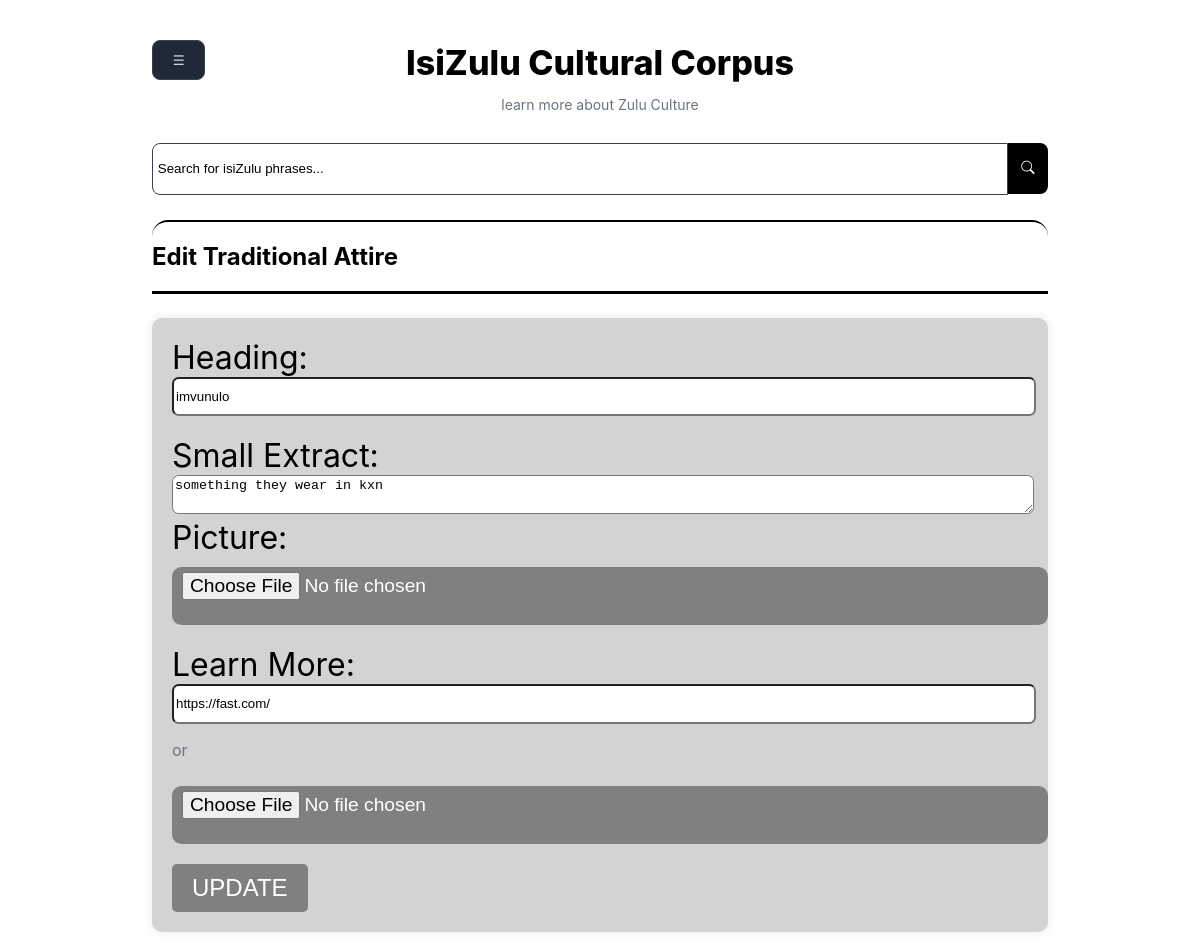
Page /profile/edit/attire/3/ (signed in) on the committed database.
### corpusapp/models.py (models this page shows, shortened)
class AttireBase(models.Model):
    user = models.ForeignKey(settings.AUTH_USER_MODEL, on_delete=models.CASCADE, null=True, blank=True)
    heading = models.CharField(max_length= 200)
    extract = models.TextField(max_length=700, blank=True)
    learnMore = models.URLField(max_length=200, blank=True, null=True)
    picture = models.ImageField(upload_to='corpusapp/user/categories/attire/')
    file = models.FileField(upload_to='corpusapp/user/categories/attire/files', blank=True, null=True)
    status = models.CharField(max_length=20, choices=STATUS_CHOICES, default='Pending')

### corpusapp/views.py (the view, shortened to what this page needs)
# urls.py: path('profile/edit/attire/<int:attire_id>/', views.editAttire, name='editAttire'),
@login_required
def editAttire(request, attire_id):
    if not request.user.is_authenticated:
        return redirect('login')
    attire = get_object_or_404(AttireBase, pk=attire_id, user=request.user)
    context = {'attire': attire}
    return render(request, 'editAttire.html', context)

### corpusapp/templates/editAttire.html (shortened to what this page needs)
{% extends 'home.html' %}
{% load static %}
{% block theCore %}
<div id="hr">
    <h2 style="color: black">Edit Traditional Attire</h2>
</div>
<div>
    <form id="attireForm" method="post" enctype="multipart/form-data">
        <label for="headingForAttire" >Heading: </label>
        <input type="text" id="headingForAttire" name="headingForAttire" value="{{attire.heading}}" required><br><br>
        <label for="extractForAttire" >Small Extract: </label>
        <textarea id="extractForAttire" name="extractForAttire" required>{{attire.extract}}</textarea>
        <label for="imageForAttire">Picture:</label>
        <input type="file" id="imageForAttire" name="imageForAttire" accept="image/*" value="{{attire.picture}}" required><br><br>
        <label for="learnMore">Learn More:</label>
        <input type="url" id="learnMore" name="learnMore" value="{{attire.learnMore}}"> <p style="display: inline-block;">or</p> <input type="file" name="fileForAttire" id="fileForAttire" accept=".txt, text/plain, .pdf, application/pdf" value="{{attire.file}}"> <br><br>
        <button type="submit" class="button">UPDATE</button>
    </form>
</div>
{% endblock theCore %}

### corpusapp/static/style.css (style rules this page uses)
body { min-height: 100vh; padding: 2em 1em 0.5em 1em; font-family: 'Inter' , sans-serif; color: #f3f4f6; display: flex; flex-direction: column; align-items: center; background-color: white; }
button { cursor: pointer; }
p { color: #6b7280; }
h2 { display: inline-block; }

### corpusapp/templates/editAttire.html (style rules this page uses)
#hr { border-bottom: 3px solid black; }
label { color: black; font-size: 2em; }
#attireForm { background-color: lightgray; padding: 20px; border-radius: 10px; box-shadow: 0 0 10px rgba(0, 0, 0, 0.1); max-width: 100%; margin: auto; }
#extractForAttire { width: 100%; border-radius: 0.5em; height: 2.5em; }
#imageForAttire { margin-top: 10px; background-color: grey; color: white; font-size: 1.2em; border: none; border-radius: 5px; padding: 5px 10px; cursor: pointer; }
#fileForAttire { margin-top: 10px; background-color: grey; color: white; font-size: 1.2em; border: none; border-radius: 5px; padding: 5px 10px; cursor: pointer; }
.button { background-color: grey; color: white; font-size: 1.5em; border: none; border-radius: 5px; padding: 10px 20px; cursor: pointer; }
#attireForm input { width: 100%; border-radius: 0.5em; height: 2.5em; }

### rows in the picture
AttireBase: headingForAttire "imvunulo", extractForAttire "something they wear in kxn", learnMore "https://fast.com/"
